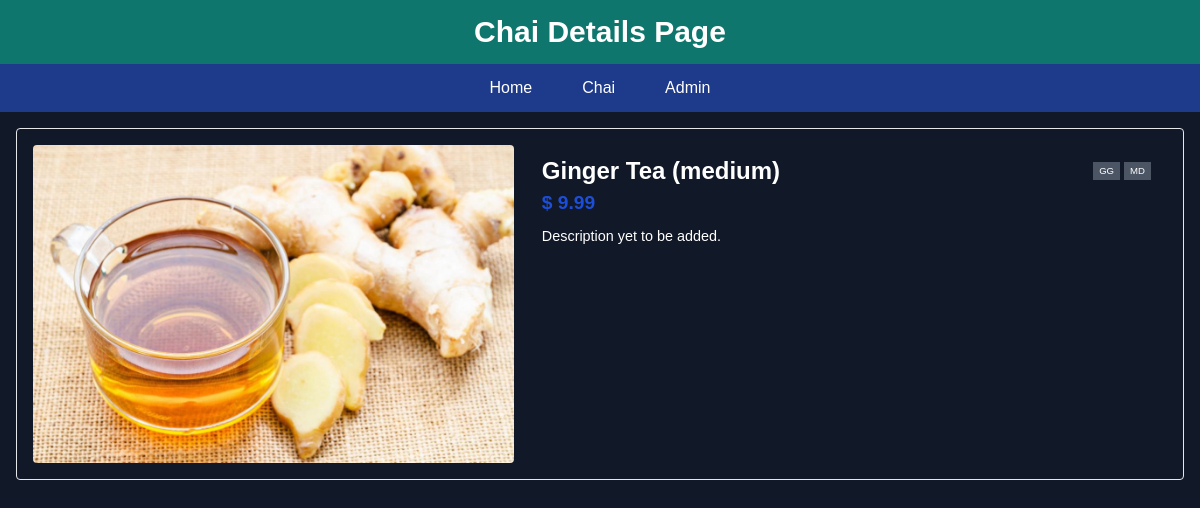
The page /chai/2/ on the database as committed earlier.
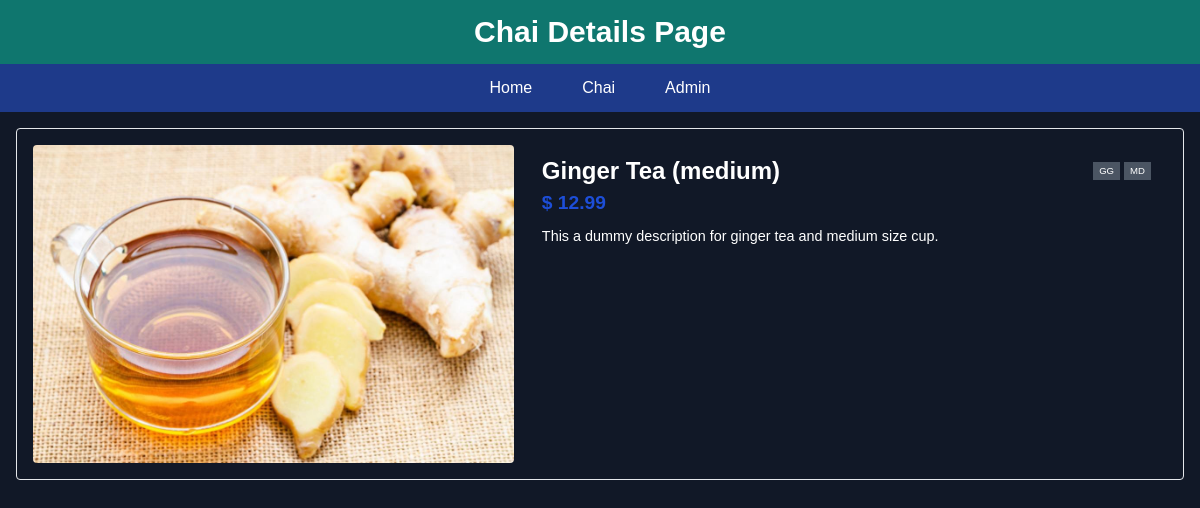
The same page on the database as committed later.
### chai_app/models.py (models this page shows, shortened)
class ChaiVariety(models.Model):
  CHAI_TYPE = (
    ("PL", "PLAIN"),
    ("MS", "MASALA"),
    ("GG", "GINGER"),
    ("GR", "GREEN"),
  )
  CHAI_SIZE = (
    ("SM", "SMALL"),
    ("MD", "MEDIUM"),
  )
  name = models.CharField(max_length=50)
  image = models.ImageField(upload_to='chais')
  price = models.DecimalField(max_digits=5, decimal_places=2, default=9.99)
  size = models.CharField(max_length=2, choices=CHAI_SIZE)
  type = models.CharField(max_length=2, choices=CHAI_TYPE)
  description = models.TextField(max_length=250,default='Description yet to be added.')
  added_on = models.DateTimeField(default=timezone.now)

### chai_app/views.py (the view)
# urls.py: path('<int:chai_id>/', views.chai_details, name='chai_details'),
def chai_details(request, chai_id):
  chai = get_object_or_404(ChaiVariety, pk=chai_id)
  return render(request, 'chai_app/chai_details.html', {'chai': chai})

### chai_app/templates/chai_app/chai_details.html (shortened to what this page needs)
{% extends "layout.html" %}
{% block header %}Chai Details Page{% endblock %}
{% block content %}
  <div class="grid sm:grid-cols-[minmax(200px,_3fr)_4fr] sm:max-w-[1280px] m-auto p-4 gap-3 border rounded">
    <div class="max-h-[350px] sm:max-h-[400px] overflow-hidden rounded">
      <img src="{{chai.image.url}}" class="max-h-full sm:max-h-full w-full">
    </div>
    <div class="text-left text-[max(4.5vw,_14px)] sm:text-[max(2vw,_21px)] py-2 px-4 rounded">
      <div class="flex items-center justify-between">
        <strong>
          {{chai.name}}
        </strong>
        <div class="flex gap-1 text-[0.4em]">
          <p class="bg-gray-600 px-1.5 py-0.5">{{chai.type}}</p>
          <p class="bg-gray-600 px-1.5 py-0.5">{{chai.size}}</p>
        </div>
      </div>
      <p class="text-[0.8em] text-blue-700 font-semibold mb-2">&dollar; {{chai.price}}</p>
      <div class="detail-body text-[0.6em]">
        <p>{{chai.description}}</p>
      </div>
    </div>
  </div>
{% endblock %}

Rows that differ between the two databases and show on the page:
changed ChaiVariety "Ginger Tea (medium)": price "9.99" → "12.99"; description "Description yet to be added." → "This a dummy description for ginger tea and medium size cup."
